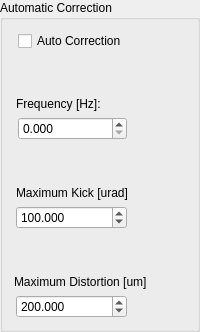
      <widget class="QGroupBox" name="GB_AutoCorr">
       <property name="title">
        <string>Automatic Correction</string>
       </property>
       <layout class="QGridLayout" name="gridLayout_7">
        <property name="sizeConstraint">
         <enum>QLayout::SetDefaultConstraint</enum>
        </property>
        <property name="horizontalSpacing">
         <number>2</number>
        </property>
        <item row="1" column="0" colspan="4">
         <spacer name="verticalSpacer_8">
          <property name="orientation">
           <enum>Qt::Vertical</enum>
          </property>
          <property name="sizeHint" stdset="0">
           <size>
            <width>20</width>
            <height>40</height>
           </size>
          </property>
         </spacer>
        </item>
        <item row="8" column="1" colspan="2">
         <widget class="PyDMSpinBox" name="PyDMSB_NrAverages_2">
          <property name="toolTip">
           <string/>
          </property>
          <property name="whatsThis">
           <string/>
          </property>
          <property name="decimals">
           <number>3</number>
          </property>
          <property name="maximum">
           <double>400.000000000000000</double>
          </property>
          <property name="singleStep">
           <double>1.000000000000000</double>
          </property>
          <property name="value">
           <double>100.000000000000000</double>
          </property>
          <property name="channel" stdset="0">
           <string>ca://SI-Glob:AP-SOFB:MaxKickStrength-SP</string>
          </property>
          <property name="limitsFromPV" stdset="0">
           <bool>true</bool>
          </property>
         </widget>
        </item>
        <item row="2" column="1" colspan="3">
         <widget class="QLabel" name="LB_AutoCorrFreq">
          <property name="text">
           <string>Frequency [Hz]:</string>
          </property>
         </widget>
        </item>
        <item row="11" column="0" colspan="4">
         <widget class="QLabel" name="label_17">
          <property name="text">
           <string>Maximum Distortion [um]</string>
          </property>
         </widget>
        </item>
        <item row="4" column="3">
         <widget class="PyDMLabel" name="PyDMLB_AutoCorrFreq">
          <property name="sizePolicy">
           <sizepolicy hsizetype="Preferred" vsizetype="Preferred">
            <horstretch>1</horstretch>
            <verstretch>0</verstretch>
           </sizepolicy>
          </property>
          <property name="toolTip">
           <string/>
          </property>
          <property name="whatsThis">
           <string/>
          </property>
          <property name="channel">
           <string>ca://SI-Glob:AP-SOFB:AutoCorrFreq-RB</string>
          </property>
          <property name="precision">
           <number>3</number>
          </property>
         </widget>
        </item>
        <item row="12" column="3">
         <widget class="PyDMLabel" name="PyDMLB_NrAverages_3">
          <property name="toolTip">
           <string/>
          </property>
          <property name="whatsThis">
           <string/>
          </property>
          <property name="channel">
           <string>ca://SI-Glob:AP-SOFB:AutoCorrMaxDist-RB</string>
          </property>
          <property name="precision">
           <number>3</number>
          </property>
         </widget>
        </item>
        <item row="5" column="1" colspan="3">
         <spacer name="verticalSpacer_7">
          <property name="orientation">
           <enum>Qt::Vertical</enum>
          </property>
          <property name="sizeHint" stdset="0">
           <size>
            <width>20</width>
            <height>40</height>
           </size>
          </property>
         </spacer>
        </item>
        <item row="0" column="3">
         <widget class="PyDMLed" name="PyDMLed_AutoCorr">
          <property name="sizePolicy">
           <sizepolicy hsizetype="Preferred" vsizetype="Preferred">
            <horstretch>0</horstretch>
            <verstretch>0</verstretch>
           </sizepolicy>
          </property>
          <property name="toolTip">
           <string/>
          </property>
          <property name="whatsThis">
           <string/>
          </property>
          <property name="channel">
           <string>ca://SI-Glob:AP-SOFB:AutoCorrState-Sts</string>
          </property>
         </widget>
        </item>
        <item row="0" column="2">
         <widget class="PyDMCheckbox" name="PyDMCB_AutoCorr">
          <property name="sizePolicy">
           <sizepolicy hsizetype="Minimum" vsizetype="Fixed">
            <horstretch>1</horstretch>
            <verstretch>0</verstretch>
           </sizepolicy>
          </property>
          <property name="toolTip">
           <string/>
          </property>
          <property name="whatsThis">
           <string/>
          </property>
          <property name="autoFillBackground">
           <bool>false</bool>
          </property>
          <property name="text">
           <string>Auto Correction</string>
          </property>
          <property name="checked">
           <bool>false</bool>
          </property>
          <property name="autoExclusive">
           <bool>false</bool>
          </property>
          <property name="channel" stdset="0">
           <string>ca://SI-Glob:AP-SOFB:AutoCorrState-Sel</string>
          </property>
         </widget>
        </item>
        <item row="9" column="0" colspan="4">
         <spacer name="verticalSpacer_6">
          <property name="orientation">
           <enum>Qt::Vertical</enum>
          </property>
          <property name="sizeHint" stdset="0">
           <size>
            <width>20</width>
            <height>40</height>
           </size>
          </property>
         </spacer>
        </item>
        <item row="8" column="3">
         <widget class="PyDMLabel" name="PyDMLB_NrAverages_2">
          <property name="toolTip">
           <string/>
          </property>
          <property name="whatsThis">
           <string/>
          </property>
          <property name="channel">
           <string>ca://SI-Glob:AP-SOFB:MaxKickStrength-RB</string>
          </property>
          <property name="precision">
           <number>3</number>
          </property>
         </widget>
        </item>
        <item row="12" column="1" colspan="2">
         <widget class="PyDMSpinBox" name="PyDMSB_NrAverages_3">
          <property name="toolTip">
           <string/>
          </property>
          <property name="whatsThis">
           <string/>
          </property>
          <property name="decimals">
           <number>3</number>
          </property>
          <property name="maximum">
           <double>5000.000000000000000</double>
          </property>
          <property name="singleStep">
           <double>10.000000000000000</double>
          </property>
          <property name="value">
           <double>200.000000000000000</double>
          </property>
          <property name="channel" stdset="0">
           <string>ca://SI-Glob:AP-SOFB:AutoCorrMaxDist-SP</string>
          </property>
          <property name="limitsFromPV" stdset="0">
           <bool>true</bool>
          </property>
         </widget>
        </item>
        <item row="6" column="1" colspan="3">
         <widget class="QLabel" name="label_16">
          <property name="text">
           <string>Maximum Kick [urad]</string>
          </property>
         </widget>
        </item>
        <item row="4" column="2">
         <widget class="PyDMSpinBox" name="PyDMSB_AutoCorrFreq">
          <property name="toolTip">
           <string/>
          </property>
          <property name="whatsThis">
           <string/>
          </property>
          <property name="decimals">
           <number>3</number>
          </property>
          <property name="singleStep">
           <double>0.100000000000000</double>
          </property>
          <property name="channel" stdset="0">
           <string>ca://SI-Glob:AP-SOFB:AutoCorrFreq-SP</string>
          </property>
          <property name="limitsFromPV" stdset="0">
           <bool>true</bool>
          </property>
         </widget>
        </item>
       </layout>
      </widget>
